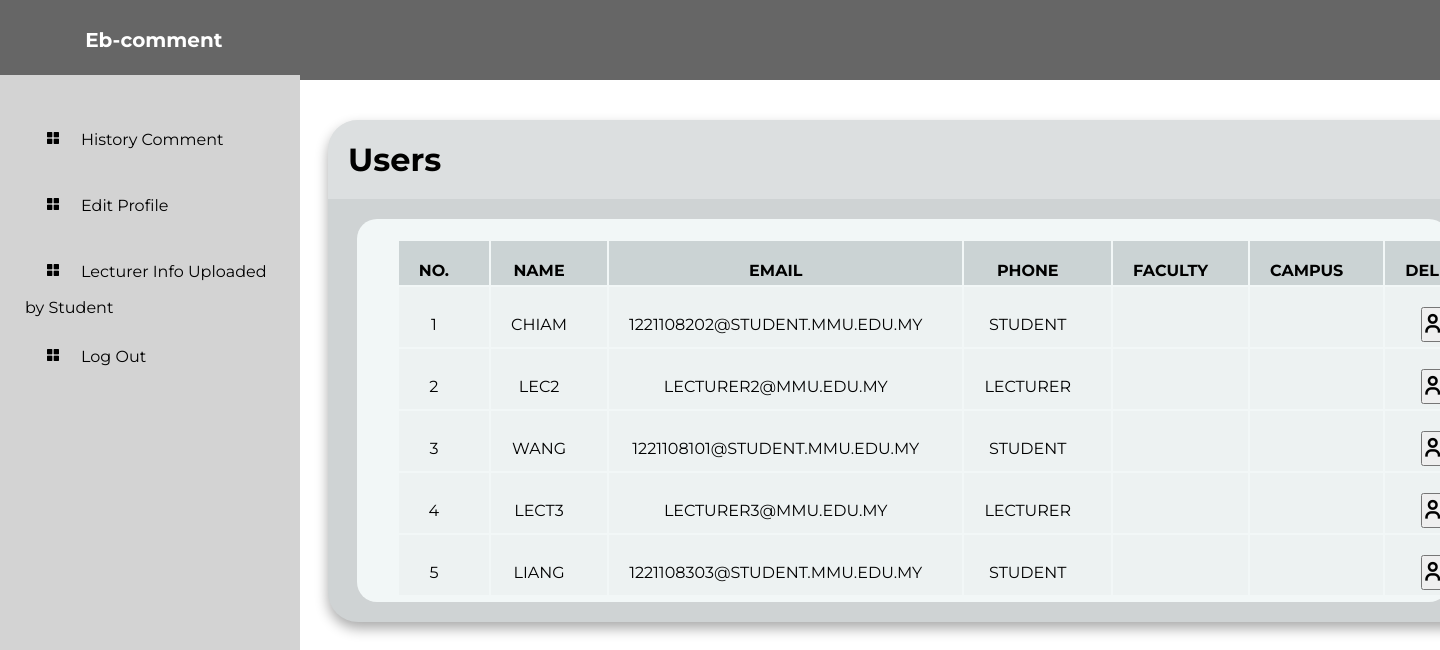
The app's page /user (signed in), older data.
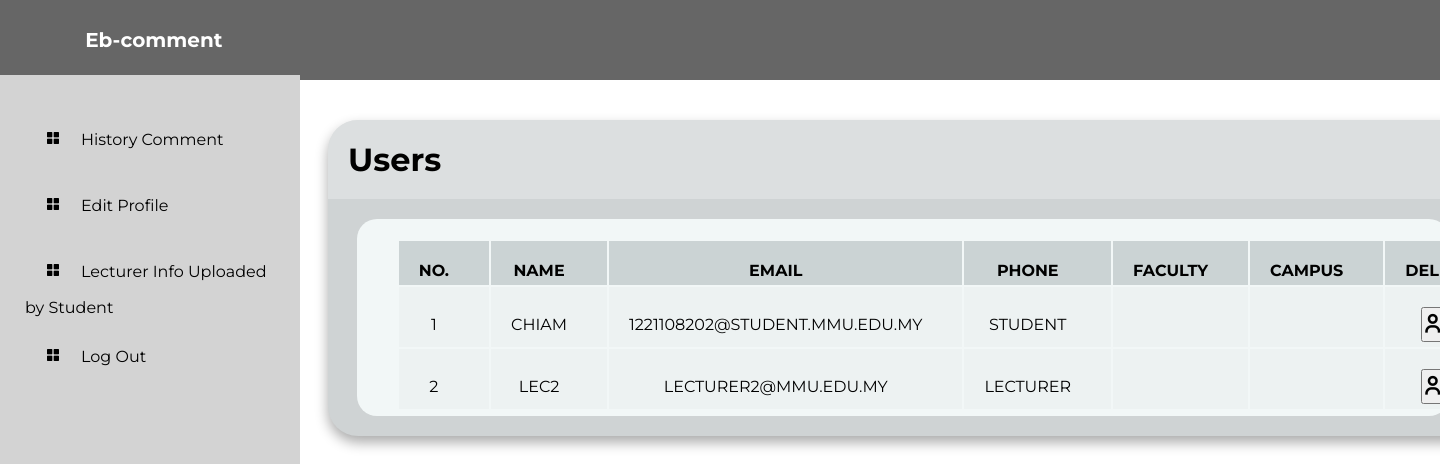
The same page, newer data.
### models.py (models this page shows, shortened)
class Users(db.Model, UserMixin):
    id = db.Column(db.Integer, primary_key=True, autoincrement=True)
    name = db.Column(db.String(150), unique=True, nullable=False)
    email = db.Column(db.String(150), unique=True, nullable=False)
    password_hash = db.Column(db.String(128), nullable=False)
    profile_picture = db.Column(db.String(256), nullable=False, default = 'default_profile_photo.jpg')
    role = db.Column(db.String(50), nullable=False)

### app.py (the view)
@app.route("/user")
@login_required
def usercontrol():
    conn = get_db_connection()
    cursor = conn.cursor()
    cursor.execute("SELECT * FROM users")
    user_data = cursor.fetchall()
    conn.close()
    return render_template("admin_user.html", users=user_data)

### app.py (called while the page is built)
def get_db_connection():
    con = sqlite3.connect("instance/database.db")
    con.row_factory = sqlite3.Row
    return con

@login_manager.user_loader
def load_user(user_id):
    return Users.query.get(user_id)

### templates/admin_user.html (shortened to what this page needs)
<!DOCTYPE html>
<html lang="en">
<head>
    <link href='https://unpkg.com/boxicons@2.1.4/css/boxicons.min.css'rel='stylesheet'>
    <link href="../static/style.css" rel="stylesheet">
</head>
<body>
    <div class="Try"><h2>Eb-comment</h2></div>
    <div class="sidebar">
        <ul>
            {% if session['email'] == 'admin@gmail.com' %}
            <li><a href="/admin"><i class='bx bxs-grid-alt'></i>Dashboard</a></li>
            <li><a href="/user"><i class='bx bxs-grid-alt'></i>User Control</a></li>
            <li><a href="/admin_comment"><i class='bx bxs-grid-alt'></i>Comment Control</a></li>
            <li><a href="/lecturerlist"><i class='bx bxs-grid-alt'></i>Lecturer List</a></li>
            <li><a href="/admin/view_lecturers_temp"><i class='bx bxs-grid-alt'></i>Lecturer Info Uploaded by Student</a></li>
            <li><a href="/logout"><i class='bx bxs-grid-alt'></i>Log Out</a></li>
            {% else %}
            <li><a href="/history"><i class='bx bxs-grid-alt'></i>History Comment</a></li>
            <li><a href="/a_edit"><i class='bx bxs-grid-alt'></i>Edit Profile</a></li>
            <li><a href="/admin/view_lecturers_temp"><i class='bx bxs-grid-alt'></i>Lecturer Info Uploaded by Student</a></li>
            <li><a href="/logout"><i class='bx bxs-grid-alt'></i>Log Out</a></li>
            {% endif %}
        </ul>
    </div>
    <div class="table">
        <div class="table_header">
            <h1>Users</h1>
        </div>
        <div class="table_body">
            <table>
                <thead>
                    <tr>
                        <th>No. </th>
                        <th>Name</th>
                        <th>Email</th>
                        <th>Phone</th>
                        <th>Faculty</th>
                        <th>Campus</th>
                        <th>Delete</th>
                    </tr>
                </thead>
                <tbody>
                    {% for user in users %}
                    <form action="/delete_user" method="POST">
                        <tr>
                            <td>{{ loop.index }}</td>
                            <td>{{ user[1] }}</td>
                            <td>{{ user[2] }}</td>
                            <td>{{ user[5] }}</td>
                            <td>{{ user[6] }}</td>
                            <td>{{ user[7] }}</td>
                            <td>
                                <button type="submit"><i class='bx bx-user-minus'></i></button>
                            </td>
                        </tr>
                    </form>
                    {% endfor %}
                </tbody>
            </table>
        </div>
    </div>
</body>
</html>

### static/style.css (style rules this page uses)
* { margin:0; padding: 0; box-sizing: border-box; font-family: 'Montserrat'; }
body { font-family: 'Montserrat'; justify-content: center; align-items: center; margin: 0; padding: 0; min-width: 100vh; }
.Try { padding:30px; height:10vh; width:100%; background-color: rgb(102,102, 102); justify-content: space-between; align-items: center; display:flex; position: relative; }
.Try h2 { color: white; font-size: 20px; padding: 30px 4%; }
.sidebar { position: absolute; left: 0; top: 75px; height: 1100px; width: 300px; background-color: lightgrey; z-index: 10; }
.sidebar ul { list-style: none; align-items: center; padding-bottom: 20px; margin: 5px; padding: 20px; }
.sidebar li { padding-top: 10px; }
.sidebar a { color: black; text-decoration: none; padding-right: 10px; font-weight: 400; }
.sidebar i { padding: 20px; }
.table { position: relative; font-family: sans-serif; background-color: rgb(207, 211, 212); box-shadow: 0 .4rem .8rem #0005; border-radius: 30px; overflow: hidden; width: 1150px; justify-content: center; left: 20%; margin-left: 40px; margin-top:40px ; }
table tr { text-transform: uppercase; }
.table table { margin-left: 20px; margin-right: auto; }
table,td,th { padding-top: 20px; padding-left: 20px; padding-right: 40px; padding-bottom: 5px; text-align: center; }
.table_header { width: 100%; height: 10%; background-color: #fff4; padding: 20px; }
.table_body { width: 95%; max-height: calc(89%-.8rem); background-color: rgb(242,247,247); margin: 20px auto; border-radius: 20px; overflow: auto; text-align: center; }
thead th { position: sticky; top: 0; left: 0; background-color: rgb(203,211,212); }
tbody tr { position: sticky; margin: 20px; background-color: rgb(237,242,242); }
.table i { font-size: 30px; cursor: pointer; }

Row changes from the older to the newer data that the page shows:
removed Users: name "WANG", email "1221108101@STUDENT.MMU.EDU.MY", role "STUDENT"
removed Users: name "LECT3", email "LECTURER3@MMU.EDU.MY", role "LECTURER"
removed Users: name "LIANG", email "1221108303@STUDENT.MMU.EDU.MY", role "STUDENT"
